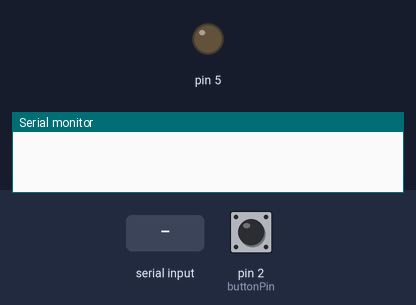
Simulated run of this sketch. Board: Arduino Uno, built with avr-gcc and run on an emulated ATmega328P. Parts: output pins drawn as LEDs (lit = HIGH), the last lines printed to the serial monitor. The inputs (shaded band) are chosen by the test bench; at power-on: pin 2 (buttonPin) HIGH.

Above: at 1.2 s.
1.3 s: "90,45\n" received over Serial
At 1.7 s:
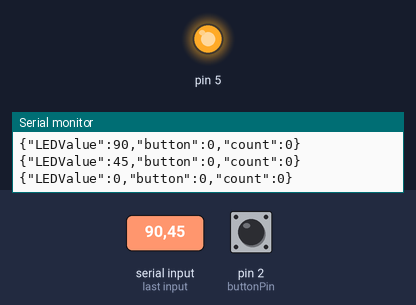
2.8 s: "1\n" received over Serial
At 3.4 s:
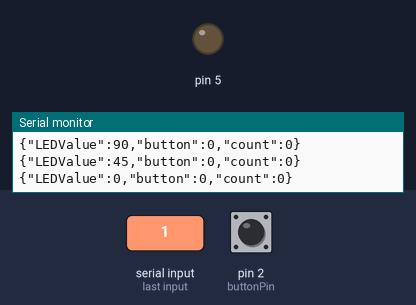
4.3 s: pin 2 (buttonPin) pulled LOW for 0.15 s
5.9 s: pin 2 (buttonPin) pulled LOW for 1 s
At 7.3 s:
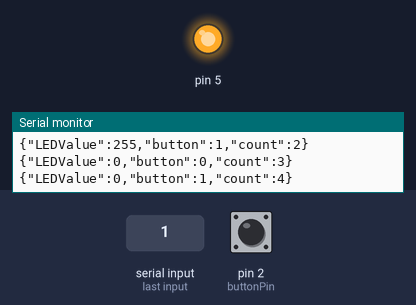
8.4 s: "0\n" received over Serial
At 9.7 s:
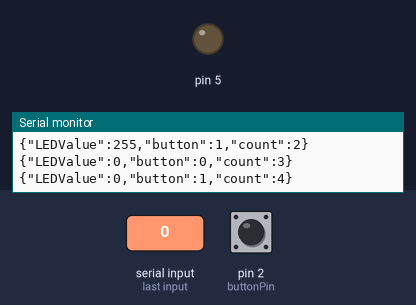
Timing chart, 0 to 10.9 s (numbered marks = the images above; inputs shaded):
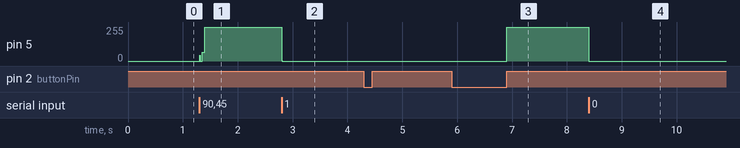

Measured:
- after the input at 1.3 s, pin 5: 0/255 → 255/255 at once
- after the input at 2.8 s, pin 5: 255/255 → 0/255 at once
- after the input at 5.9 s, pin 5: 0/255 → 255/255 after 1.0 s
- after the input at 8.4 s, pin 5: 255/255 → 0/255 at once

The sketch:

week2-output.ino
```cpp
/*week1 class Connected Devices and Networked Interaction
 * reference from https://github.com/tigoe/html-for-conndev/blob/main/serialport/
 * LED connected to A0
 * pushbutton connected to pinD2 and ground
 * Siyuan Zan 07/02/2021
 */

 #include <Arduino_JSON.h>

const int buttonPin=2;
int lastButtonState=HIGH;
int LastLEDValue=0;
int count=0;
int inData=0;

bool inputsChanges=false;

JSONVar outgoing;

void setup() {
  // put your setup code here, to run once:
Serial.begin(9600);
pinMode(buttonPin,INPUT_PULLUP);
 Serial.setTimeout(10);

outgoing["LEDValue"]=0;
outgoing["button"]=0;
outgoing["count"]=0;


  // Allocate the JSON document
  //
  // Inside the brackets, 200 is the capacity of the memory pool in bytes.
  // Don't forget to change this value to match your JSON document.
  // Use arduinojson.org/v6/assistant to compute the capacity.
}

void loop() {
int buttonState = digitalRead(buttonPin);

if(Serial.available()>0){
inData=Serial.parseInt();
if(inData>=0){
   analogWrite(5,inData);
  if(abs(inData-LastLEDValue)>1){

   outgoing["LEDValue"]=inData;
   LastLEDValue=inData;
   inputsChanges = true;
  }

}
}


if(buttonState!=lastButtonState){
  outgoing["button"]=buttonState;

  lastButtonState=buttonState;
  inputsChanges = true;
  count++;
  outgoing["count"]=count;
}

if(inputsChanges){

Serial.println(outgoing);
inputsChanges=false;

if(buttonState==1 && count%2==0){
   outgoing["LEDValue"]=0;
  analogWrite(5,0);


}
if(buttonState==1 && count%4==0){
  outgoing["LEDValue"]=255;
  analogWrite(5,255);


}

}


}
```
